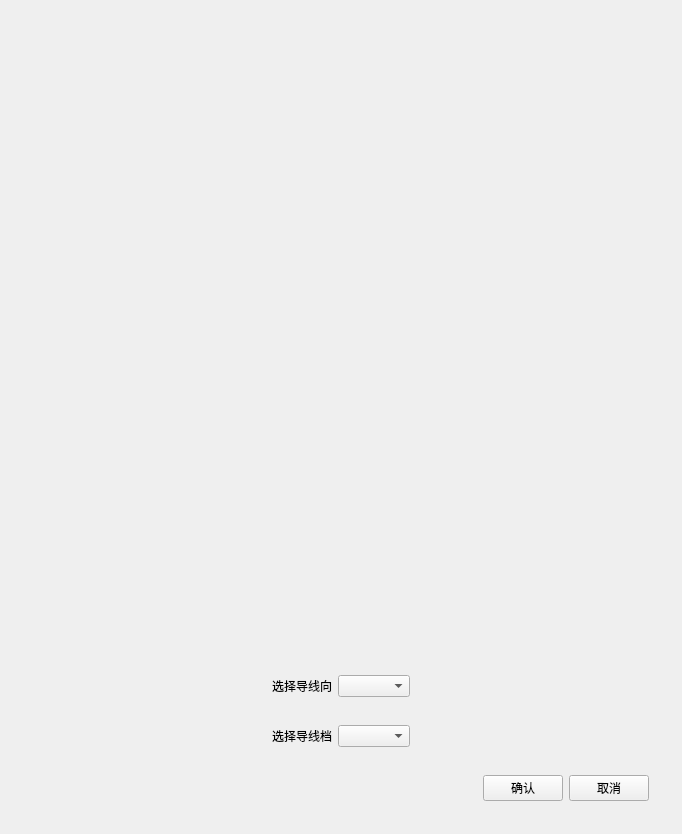
<?xml version="1.0" encoding="UTF-8"?>
<ui version="4.0">
 <class>ChooseNodeClass</class>
 <widget class="QWidget" name="ChooseNodeClass">
  <property name="geometry">
   <rect>
    <x>0</x>
    <y>0</y>
    <width>682</width>
    <height>834</height>
   </rect>
  </property>
  <property name="windowTitle">
   <string>ChooseNode</string>
  </property>
  <layout class="QVBoxLayout" name="verticalLayout_2">
   <item>
    <widget class="QFrame" name="frame">
     <property name="frameShape">
      <enum>QFrame::StyledPanel</enum>
     </property>
     <property name="frameShadow">
      <enum>QFrame::Raised</enum>
     </property>
    </widget>
   </item>
   <item>
    <spacer name="verticalSpacer">
     <property name="orientation">
      <enum>Qt::Vertical</enum>
     </property>
     <property name="sizeHint" stdset="0">
      <size>
       <width>20</width>
       <height>40</height>
      </size>
     </property>
    </spacer>
   </item>
   <item>
    <widget class="QWidget" name="widget" native="true">
     <layout class="QVBoxLayout" name="verticalLayout">
      <item>
       <widget class="QWidget" name="widget_2" native="true">
        <layout class="QHBoxLayout" name="horizontalLayout_2">
         <item>
          <spacer name="horizontalSpacer">
           <property name="orientation">
            <enum>Qt::Horizontal</enum>
           </property>
           <property name="sizeHint" stdset="0">
            <size>
             <width>40</width>
             <height>20</height>
            </size>
           </property>
          </spacer>
         </item>
         <item>
          <widget class="QLabel" name="label">
           <property name="text">
            <string>选择导线向</string>
           </property>
          </widget>
         </item>
         <item>
          <widget class="QComboBox" name="comboBoxABC"/>
         </item>
         <item>
          <spacer name="horizontalSpacer_2">
           <property name="orientation">
            <enum>Qt::Horizontal</enum>
           </property>
           <property name="sizeHint" stdset="0">
            <size>
             <width>40</width>
             <height>20</height>
            </size>
           </property>
          </spacer>
         </item>
        </layout>
       </widget>
      </item>
      <item>
       <widget class="QWidget" name="widget_3" native="true">
        <layout class="QHBoxLayout" name="horizontalLayout_3">
         <item>
          <spacer name="horizontalSpacer_3">
           <property name="orientation">
            <enum>Qt::Horizontal</enum>
           </property>
           <property name="sizeHint" stdset="0">
            <size>
             <width>40</width>
             <height>20</height>
            </size>
           </property>
          </spacer>
         </item>
         <item>
          <widget class="QLabel" name="label_2">
           <property name="text">
            <string>选择导线档</string>
           </property>
          </widget>
         </item>
         <item>
          <widget class="QComboBox" name="comboBox123"/>
         </item>
         <item>
          <spacer name="horizontalSpacer_4">
           <property name="orientation">
            <enum>Qt::Horizontal</enum>
           </property>
           <property name="sizeHint" stdset="0">
            <size>
             <width>40</width>
             <height>20</height>
            </size>
           </property>
          </spacer>
         </item>
        </layout>
       </widget>
      </item>
      <item>
       <widget class="QWidget" name="widget_5" native="true">
        <layout class="QHBoxLayout" name="horizontalLayout_4">
         <item>
          <spacer name="horizontalSpacer_5">
           <property name="orientation">
            <enum>Qt::Horizontal</enum>
           </property>
           <property name="sizeHint" stdset="0">
            <size>
             <width>40</width>
             <height>20</height>
            </size>
           </property>
          </spacer>
         </item>
         <item>
          <widget class="QPushButton" name="btn_ok">
           <property name="text">
            <string>确认</string>
           </property>
          </widget>
         </item>
         <item>
          <widget class="QPushButton" name="btn_Cancle">
           <property name="text">
            <string>取消</string>
           </property>
          </widget>
         </item>
        </layout>
       </widget>
      </item>
     </layout>
    </widget>
   </item>
  </layout>
 </widget>
 <layoutdefault spacing="6" margin="11"/>
 <resources/>
 <connections/>
</ui>
